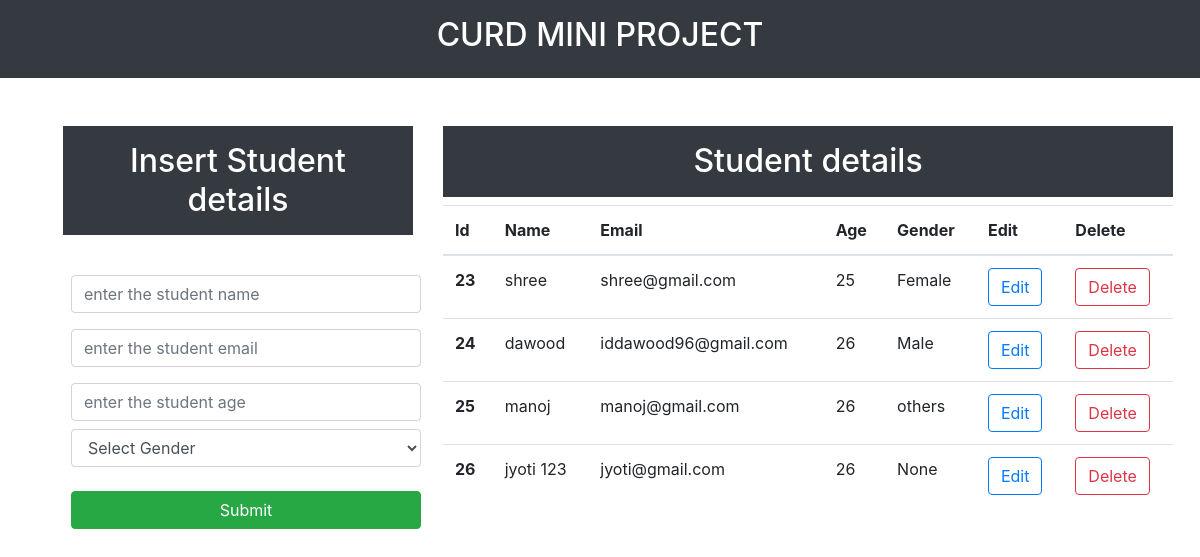
The page / on the database its author committed.
### app1/models.py (models this page shows, shortened)
class Student(models.Model):
    name=models.CharField(max_length=25,blank=False,null=True)
    email=models.EmailField()
    age=models.IntegerField(null=True)
    gender=models.CharField(max_length=25,blank=False,null=False)

### app1/views.py (the view)
# urls.py: path("",views.index,name='index'),
def index(request):
    data=Student.objects.all()
    contex={"data":data}
    return render(request,'index.html',contex)

### templates/index.html (shortened to what this page needs)
<!doctype html>
<html lang="en">
  <head>
    <link rel="stylesheet" href="https://cdn.jsdelivr.net/npm/bootstrap@4.0.0/dist/css/bootstrap.min.css">
  </head>
  <body>
    <nav class="navbar navbar-expand-lg navbar-dark bg-dark">
        <div class="col-md-12">
          <h2 class="text-center text-white bg-dark p-2">CURD MINI PROJECT</h2>
        </div>
    </nav>
    <div class="container m-5">
        <div class="row">
            <div class="col-md-4">
              <h2 class="text-white bg-dark text-center p-3">Insert Student details </h2>
              <br>
              <form action="/insert" method="post">
                <div class="form-group">
                    <input type="text" class="form-control m-2 " placeholder="enter the student name" name="name" required>
                </div>
                <div class="form-group">
                    <input type="email" class="form-control m-2" placeholder="enter the student email" name="email" required>
                </div>
                <div class="form-group">
                    <input type="number" class="form-control m-2" placeholder="enter the student age" name="age" required>
                    <div class="form-group">
                        <select id="gender" class="form-control m-2" name="gender" required>
                          <option selected>Select Gender</option>
                       </select>
                      </div>
                </div>
                <div class="d-grid gap-2">
                  <button class="btn btn-success m-2" style="width: 100%"  type="submit" >Submit</button>
                </div>
              </form>
            </div>
            <div class="col-md-8">
                <h2 class="text-center text-white bg-dark p-3">Student details</h2>
                <table class="table">
                  <thead>
                    <tr>
                      <th scope="col">Id</th>
                      <th scope="col">Name</th>
                      <th scope="col">Email</th>
                      <th scope="col">Age</th>
                      <th scope="col">Gender</th>
                      <th scope="col">Edit</th>
                      <th scope="col">Delete</th>
                    </tr>
                  </thead>
                  <tbody>
                    {% for d in data %}
                    <tr>
                      <th scope="row">{{d.id}}</th>
                      <td>{{d.name}}</td>
                      <td>{{d.email}}</td>
                      <td>{{d.age}}</td>
                      <td>{{d.gender}}</td>
                      <td><a type="button" href="/update/{{d.id}}" class="btn btn-outline-primary">Edit</a>
                      </td>
                      <td><a type="button" href="/delete/{{d.id}}" class="btn btn-outline-danger">Delete</a>
                      </td>
                    </tr>
                    {% endfor %}
                  </tbody>
                </table>
            </div>
        </div>
    </div>
  </body>
</html>

### rows shown on the page
Student: id "23", name "shree", email "shree@gmail.com", age "25", gender "Female"
Student: id "24", name "dawood", email "iddawood96@gmail.com", age "26", gender "Male"
Student: id "25", name "manoj", email "manoj@gmail.com", age "26", gender "others"
Student: id "26", name "jyoti 123", email "jyoti@gmail.com", age "26", gender "None"
